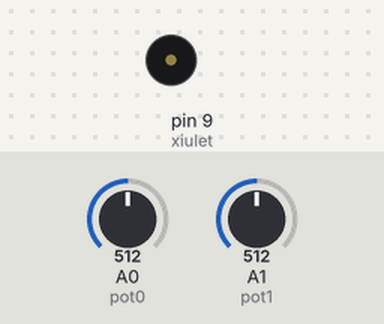
A sketch run on a simulated Arduino Uno, built with avr-gcc and run on an emulated ATmega328P. Shown: buzzer (waves = sounding). Inputs (shaded band) come from the test bench; at power-on: A0 (pot0) = 512, A1 (pot1) = 512.

Above: at 1.8 s.
1.9 s: A0 (pot0) set to 306
At 2.2 s:
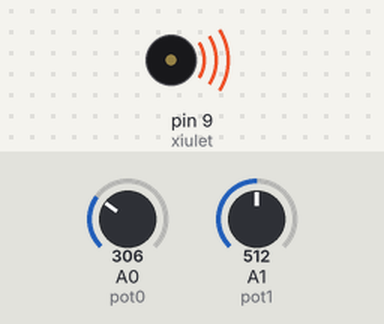
5.4 s: A1 (pot1) set to 0
At 6.6 s:
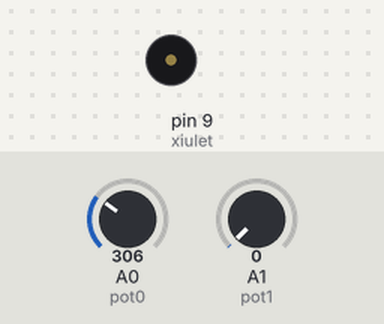
6.9 s: A1 (pot1) set to 122
At 7.09 s:
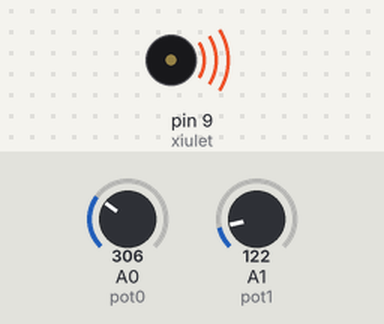
10.4 s: A0 (pot0) set to 122
At 10.8 s:
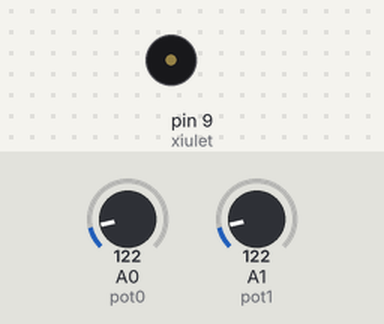
13.9 s: A0 (pot0) set to 0
At 15.2 s:
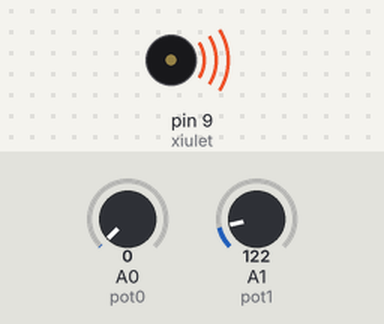
Timing chart, 0 to 16.4 s (numbered marks = the images above; inputs shaded):
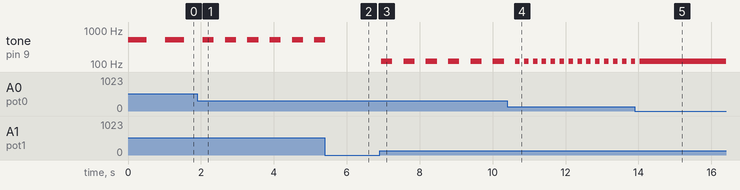

The sketch:

ex_4.2.ino
```cpp
const int xiulet = 9;
const int pot0 = A0;
const int pot1 = A1;
int valPot0;
int valPot1;


void setup()
{
 pinMode(xiulet,OUTPUT);
 // definim com a sortida
}

void loop()
{
 valPot0 = analogRead(pot0);
 valPot1 = analogRead(pot1);

tone(xiulet, valPot1, valPot0);
delay(2*valPot0);    // put your main code here, to run repeatedly:

}
```

Measured:
- after the input at 1.9 s, tone on pin 9 (xiulet): alternates 512 Hz for 0.31 s and silent for 0.31 s, starting after 0.45 s
- after the input at 5.4 s, tone on pin 9 (xiulet): goes on until 5.4 s, then stays silent
- after the input at 6.9 s, tone on pin 9 (xiulet): alternates 122 Hz for 0.31 s and silent for 0.31 s, starting after 0.05 s
- after the input at 10.4 s, tone on pin 9 (xiulet): alternates 122 Hz for 0.12 s and silent for 0.12 s, starting after 0.34 s
- after the input at 13.9 s, tone on pin 9 (xiulet): goes on until 14.0 s, then stays 122 Hz
- by itself, tone on pin 9 (xiulet): alternates 512 Hz for 0.51 s and silent for 0.51 s
